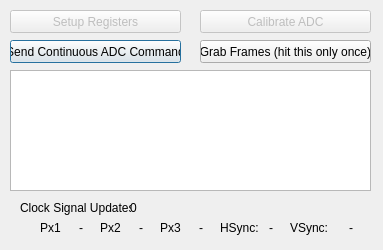
<?xml version="1.0" encoding="UTF-8"?>
<ui version="4.0">
 <class>FG_Controls</class>
 <widget class="QDialog" name="FG_Controls">
  <property name="geometry">
   <rect>
    <x>0</x>
    <y>0</y>
    <width>383</width>
    <height>250</height>
   </rect>
  </property>
  <property name="sizePolicy">
   <sizepolicy hsizetype="Fixed" vsizetype="Fixed">
    <horstretch>0</horstretch>
    <verstretch>0</verstretch>
   </sizepolicy>
  </property>
  <property name="minimumSize">
   <size>
    <width>383</width>
    <height>250</height>
   </size>
  </property>
  <property name="maximumSize">
   <size>
    <width>383</width>
    <height>250</height>
   </size>
  </property>
  <property name="baseSize">
   <size>
    <width>383</width>
    <height>250</height>
   </size>
  </property>
  <property name="windowTitle">
   <string>Framegrabber Test Controls</string>
  </property>
  <widget class="QTextEdit" name="textEdit">
   <property name="geometry">
    <rect>
     <x>10</x>
     <y>70</y>
     <width>361</width>
     <height>121</height>
    </rect>
   </property>
   <property name="textInteractionFlags">
    <set>Qt::TextSelectableByKeyboard|Qt::TextSelectableByMouse</set>
   </property>
  </widget>
  <widget class="QPushButton" name="contAdcBut">
   <property name="geometry">
    <rect>
     <x>10</x>
     <y>40</y>
     <width>171</width>
     <height>23</height>
    </rect>
   </property>
   <property name="text">
    <string>Send Continuous ADC Command</string>
   </property>
  </widget>
  <widget class="QPushButton" name="grabFramesBut">
   <property name="geometry">
    <rect>
     <x>200</x>
     <y>40</y>
     <width>171</width>
     <height>23</height>
    </rect>
   </property>
   <property name="text">
    <string>Grab Frames (hit this only once)</string>
   </property>
  </widget>
  <widget class="QPushButton" name="setupRegsBut">
   <property name="enabled">
    <bool>false</bool>
   </property>
   <property name="geometry">
    <rect>
     <x>10</x>
     <y>10</y>
     <width>171</width>
     <height>23</height>
    </rect>
   </property>
   <property name="text">
    <string>Setup Registers</string>
   </property>
  </widget>
  <widget class="QPushButton" name="calibAdcBut">
   <property name="enabled">
    <bool>false</bool>
   </property>
   <property name="geometry">
    <rect>
     <x>200</x>
     <y>10</y>
     <width>171</width>
     <height>23</height>
    </rect>
   </property>
   <property name="text">
    <string>Calibrate ADC</string>
   </property>
  </widget>
  <widget class="QLabel" name="label">
   <property name="geometry">
    <rect>
     <x>40</x>
     <y>220</y>
     <width>21</width>
     <height>16</height>
    </rect>
   </property>
   <property name="text">
    <string>Px1:</string>
   </property>
  </widget>
  <widget class="QLabel" name="pxClk1Lbl">
   <property name="geometry">
    <rect>
     <x>70</x>
     <y>220</y>
     <width>22</width>
     <height>16</height>
    </rect>
   </property>
   <property name="text">
    <string>-</string>
   </property>
   <property name="alignment">
    <set>Qt::AlignCenter</set>
   </property>
  </widget>
  <widget class="QLabel" name="pxClk2Lbl">
   <property name="geometry">
    <rect>
     <x>130</x>
     <y>220</y>
     <width>22</width>
     <height>16</height>
    </rect>
   </property>
   <property name="text">
    <string>-</string>
   </property>
   <property name="alignment">
    <set>Qt::AlignCenter</set>
   </property>
  </widget>
  <widget class="QLabel" name="label_2">
   <property name="geometry">
    <rect>
     <x>100</x>
     <y>220</y>
     <width>21</width>
     <height>16</height>
    </rect>
   </property>
   <property name="text">
    <string>Px2:</string>
   </property>
  </widget>
  <widget class="QLabel" name="pxClk3Lbl">
   <property name="geometry">
    <rect>
     <x>190</x>
     <y>220</y>
     <width>22</width>
     <height>16</height>
    </rect>
   </property>
   <property name="text">
    <string>-</string>
   </property>
   <property name="alignment">
    <set>Qt::AlignCenter</set>
   </property>
  </widget>
  <widget class="QLabel" name="label_3">
   <property name="geometry">
    <rect>
     <x>160</x>
     <y>220</y>
     <width>21</width>
     <height>16</height>
    </rect>
   </property>
   <property name="text">
    <string>Px3:</string>
   </property>
  </widget>
  <widget class="QLabel" name="hsyncLbl">
   <property name="geometry">
    <rect>
     <x>260</x>
     <y>220</y>
     <width>22</width>
     <height>16</height>
    </rect>
   </property>
   <property name="text">
    <string>-</string>
   </property>
   <property name="alignment">
    <set>Qt::AlignCenter</set>
   </property>
  </widget>
  <widget class="QLabel" name="label_4">
   <property name="geometry">
    <rect>
     <x>220</x>
     <y>220</y>
     <width>41</width>
     <height>16</height>
    </rect>
   </property>
   <property name="text">
    <string>HSync:</string>
   </property>
  </widget>
  <widget class="QLabel" name="vsyncLbl">
   <property name="geometry">
    <rect>
     <x>340</x>
     <y>220</y>
     <width>22</width>
     <height>16</height>
    </rect>
   </property>
   <property name="text">
    <string>-</string>
   </property>
   <property name="alignment">
    <set>Qt::AlignCenter</set>
   </property>
  </widget>
  <widget class="QLabel" name="label_5">
   <property name="geometry">
    <rect>
     <x>290</x>
     <y>220</y>
     <width>41</width>
     <height>16</height>
    </rect>
   </property>
   <property name="text">
    <string>VSync:</string>
   </property>
  </widget>
  <widget class="QLabel" name="clkSignalsLbl">
   <property name="geometry">
    <rect>
     <x>20</x>
     <y>200</y>
     <width>111</width>
     <height>16</height>
    </rect>
   </property>
   <property name="text">
    <string>Clock Signal Updates:</string>
   </property>
  </widget>
  <widget class="QLabel" name="clkCtLbl">
   <property name="geometry">
    <rect>
     <x>130</x>
     <y>200</y>
     <width>171</width>
     <height>16</height>
    </rect>
   </property>
   <property name="text">
    <string>0</string>
   </property>
  </widget>
 </widget>
 <resources/>
 <connections/>
</ui>
